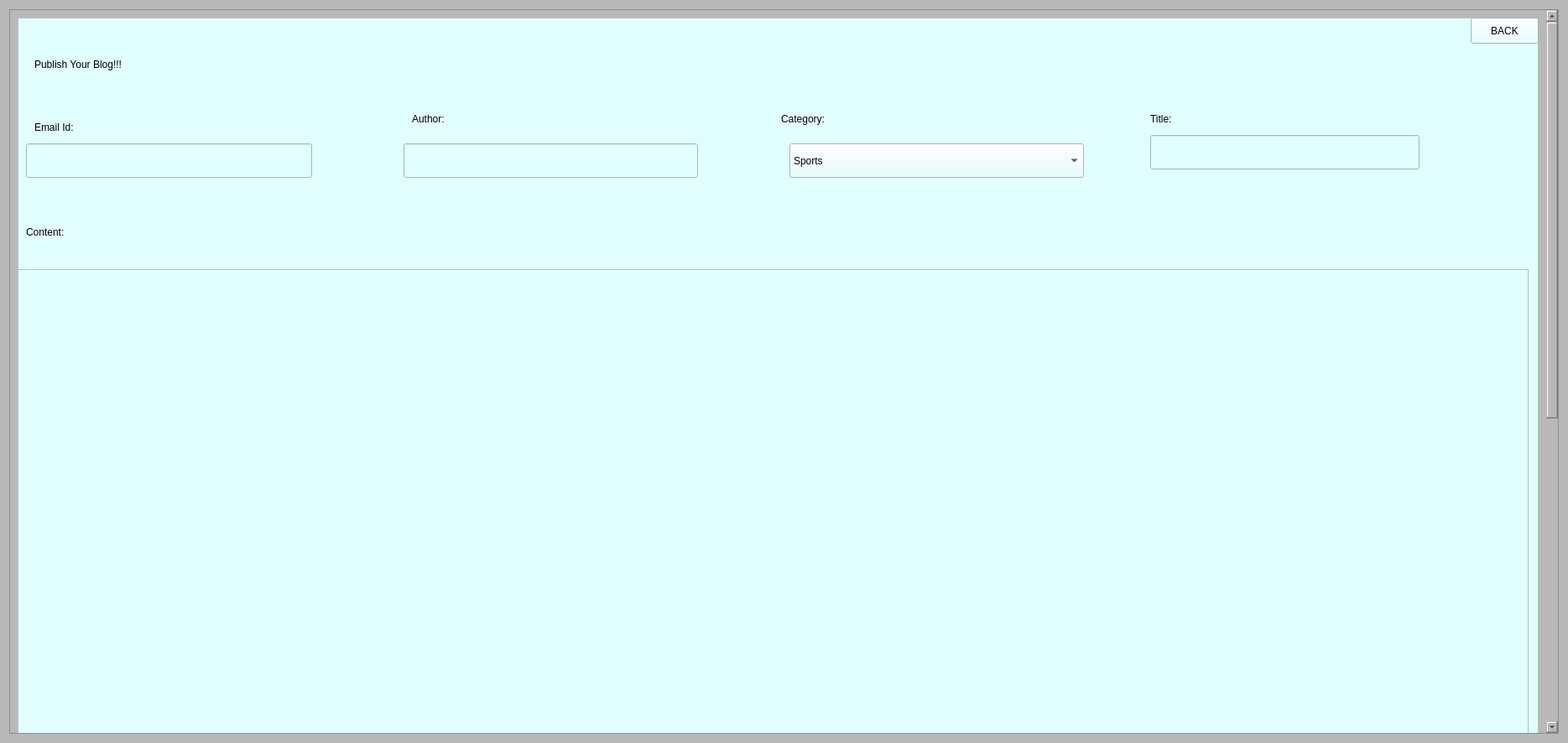
<?xml version="1.0" encoding="UTF-8"?>
<ui version="4.0">
 <class>Dialog</class>
 <widget class="QDialog" name="Dialog">
  <property name="geometry">
   <rect>
    <x>0</x>
    <y>0</y>
    <width>1869</width>
    <height>886</height>
   </rect>
  </property>
  <property name="windowTitle">
   <string>Dialog</string>
  </property>
  <property name="styleSheet">
   <string notr="true">background-color: rgb(184, 184, 184);</string>
  </property>
  <layout class="QVBoxLayout" name="verticalLayout">
   <item>
    <widget class="QScrollArea" name="scrollArea">
     <property name="widgetResizable">
      <bool>true</bool>
     </property>
     <widget class="QWidget" name="scrollAreaWidgetContents">
      <property name="geometry">
       <rect>
        <x>0</x>
        <y>0</y>
        <width>1828</width>
        <height>1518</height>
       </rect>
      </property>
      <layout class="QVBoxLayout" name="verticalLayout_2">
       <item>
        <widget class="QFrame" name="frame">
         <property name="minimumSize">
          <size>
           <width>0</width>
           <height>1500</height>
          </size>
         </property>
         <property name="styleSheet">
          <string notr="true">background-color: rgb(226, 255, 255);</string>
         </property>
         <property name="frameShape">
          <enum>QFrame::StyledPanel</enum>
         </property>
         <property name="frameShadow">
          <enum>QFrame::Raised</enum>
         </property>
         <widget class="QLabel" name="label">
          <property name="geometry">
           <rect>
            <x>20</x>
            <y>20</y>
            <width>381</width>
            <height>71</height>
           </rect>
          </property>
          <property name="styleSheet">
           <string notr="true">font: 24pt &quot;Britannic Bold&quot;;</string>
          </property>
          <property name="text">
           <string>Publish Your Blog!!!</string>
          </property>
         </widget>
         <widget class="QLabel" name="label_2">
          <property name="geometry">
           <rect>
            <x>20</x>
            <y>110</y>
            <width>141</width>
            <height>41</height>
           </rect>
          </property>
          <property name="styleSheet">
           <string notr="true">font: 75 20pt &quot;MS Shell Dlg 2&quot;;</string>
          </property>
          <property name="text">
           <string>Email Id:</string>
          </property>
         </widget>
         <widget class="QLabel" name="label_3">
          <property name="geometry">
           <rect>
            <x>1350</x>
            <y>100</y>
            <width>101</width>
            <height>41</height>
           </rect>
          </property>
          <property name="styleSheet">
           <string notr="true">font: 75 20pt &quot;MS Shell Dlg 2&quot;;</string>
          </property>
          <property name="text">
           <string>Title:</string>
          </property>
         </widget>
         <widget class="QLineEdit" name="lineEdit">
          <property name="geometry">
           <rect>
            <x>10</x>
            <y>150</y>
            <width>341</width>
            <height>41</height>
           </rect>
          </property>
          <property name="styleSheet">
           <string notr="true">font: 12pt &quot;MS Shell Dlg 2&quot;;</string>
          </property>
         </widget>
         <widget class="QLineEdit" name="lineEdit_2">
          <property name="geometry">
           <rect>
            <x>1350</x>
            <y>140</y>
            <width>321</width>
            <height>41</height>
           </rect>
          </property>
          <property name="styleSheet">
           <string notr="true">font: 18pt &quot;Ink Free&quot;;</string>
          </property>
         </widget>
         <widget class="QLabel" name="label_4">
          <property name="geometry">
           <rect>
            <x>470</x>
            <y>100</y>
            <width>131</width>
            <height>41</height>
           </rect>
          </property>
          <property name="styleSheet">
           <string notr="true">font: 75 20pt &quot;MS Shell Dlg 2&quot;;</string>
          </property>
          <property name="text">
           <string>Author:</string>
          </property>
         </widget>
         <widget class="QLabel" name="label_5">
          <property name="geometry">
           <rect>
            <x>910</x>
            <y>100</y>
            <width>151</width>
            <height>41</height>
           </rect>
          </property>
          <property name="styleSheet">
           <string notr="true">font: 75 20pt &quot;MS Shell Dlg 2&quot;;</string>
          </property>
          <property name="text">
           <string>Category:</string>
          </property>
         </widget>
         <widget class="QLineEdit" name="lineEdit_3">
          <property name="geometry">
           <rect>
            <x>460</x>
            <y>150</y>
            <width>351</width>
            <height>41</height>
           </rect>
          </property>
          <property name="styleSheet">
           <string notr="true">font: 12pt &quot;MS Shell Dlg 2&quot;;</string>
          </property>
         </widget>
         <widget class="QComboBox" name="comboBox">
          <property name="geometry">
           <rect>
            <x>920</x>
            <y>150</y>
            <width>351</width>
            <height>41</height>
           </rect>
          </property>
          <property name="styleSheet">
           <string notr="true">font: 12pt &quot;MS Shell Dlg 2&quot;;</string>
          </property>
          <item>
           <property name="text">
            <string>Sports</string>
           </property>
          </item>
          <item>
           <property name="text">
            <string>personal</string>
           </property>
          </item>
          <item>
           <property name="text">
            <string>Food</string>
           </property>
          </item>
          <item>
           <property name="text">
            <string>Travel</string>
           </property>
          </item>
          <item>
           <property name="text">
            <string>Fashion</string>
           </property>
          </item>
          <item>
           <property name="text">
            <string>Personal</string>
           </property>
          </item>
         </widget>
         <widget class="QLabel" name="label_6">
          <property name="geometry">
           <rect>
            <x>10</x>
            <y>230</y>
            <width>131</width>
            <height>51</height>
           </rect>
          </property>
          <property name="styleSheet">
           <string notr="true">font: 75 20pt &quot;MS Shell Dlg 2&quot;;</string>
          </property>
          <property name="text">
           <string>Content:</string>
          </property>
         </widget>
         <widget class="QPlainTextEdit" name="plainTextEdit">
          <property name="geometry">
           <rect>
            <x>0</x>
            <y>300</y>
            <width>1801</width>
            <height>1111</height>
           </rect>
          </property>
          <property name="styleSheet">
           <string notr="true">font: 75 12pt &quot;MS Shell Dlg 2&quot;;</string>
          </property>
         </widget>
         <widget class="QPushButton" name="pushButton_2">
          <property name="geometry">
           <rect>
            <x>1680</x>
            <y>1430</y>
            <width>111</width>
            <height>51</height>
           </rect>
          </property>
          <property name="styleSheet">
           <string notr="true">font: 14pt &quot;Franklin Gothic Demi Cond&quot;;</string>
          </property>
          <property name="text">
           <string>PUBLISH</string>
          </property>
         </widget>
         <widget class="QPushButton" name="pushButton">
          <property name="geometry">
           <rect>
            <x>1732</x>
            <y>0</y>
            <width>81</width>
            <height>31</height>
           </rect>
          </property>
          <property name="styleSheet">
           <string notr="true">font: 12pt &quot;Britannic Bold&quot;;</string>
          </property>
          <property name="text">
           <string>BACK</string>
          </property>
         </widget>
        </widget>
       </item>
      </layout>
     </widget>
    </widget>
   </item>
  </layout>
 </widget>
 <resources>
  <include location="../Riya/test.qrc"/>
 </resources>
 <connections/>
</ui>
